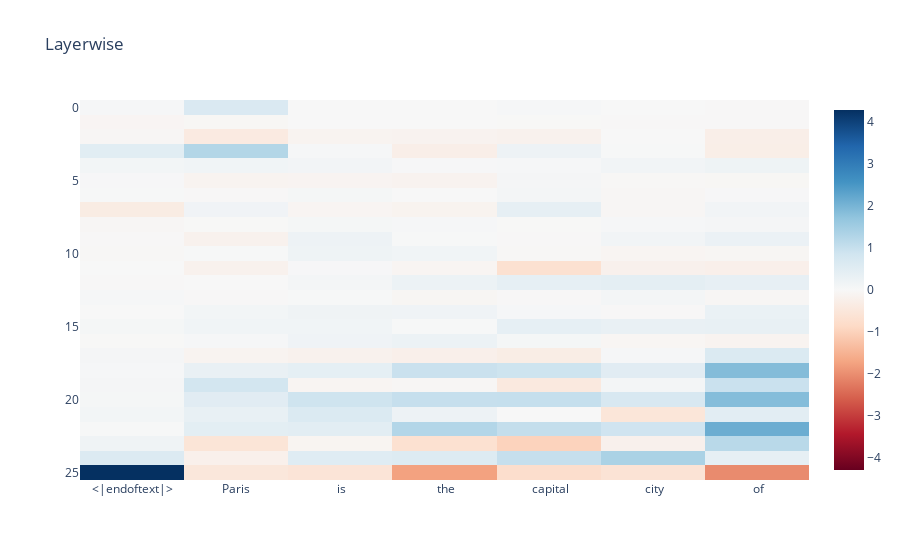
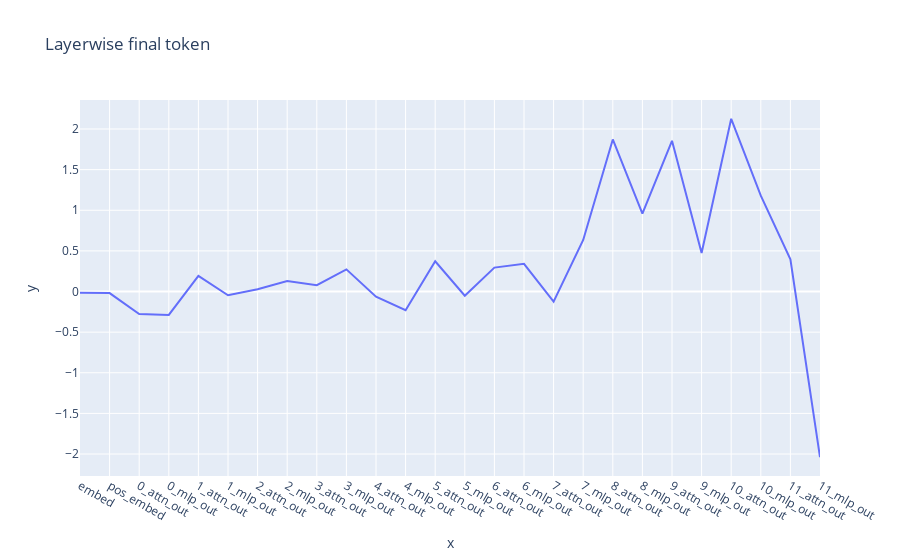

These figures' notebook cell, in order:
### Code cell
imshow(resid_components@token_direction, title="Layerwise", x = model.to_str_tokens(text))
line((resid_components@token_direction)[:,-1], title="Layerwise final token", x = labels)

### Figure 1 — Plotly figure (JSON) as saved in the notebook; plotly's stock layout.template omitted (floating-point values rounded to 4 significant figures; data arrays with more than 128 entries replaced by an {"elided": "..."} marker saying what was removed)
{"data": [{"coloraxis": "coloraxis", "hovertemplate": "x: %{x}<br>y: %{y}<br>color: %{z}<extra></extra>", "name": "0", "type": "heatmap", "x": ["<|endoftext|>", "Paris", " is", " the", " capital", " city", " of"], "xaxis": "x", "yaxis": "y", "z": {"elided": "26x7 float values"}}], "layout": {"coloraxis": {"cmid": 0, "colorscale": [[0, "rgb(103,0,31)"], [0.1, "rgb(178,24,43)"], [0.2, "rgb(214,96,77)"], [0.3, "rgb(244,165,130)"], [0.4, "rgb(253,219,199)"], [0.5, "rgb(247,247,247)"], [0.6, "rgb(209,229,240)"], [0.7, "rgb(146,197,222)"], [0.8, "rgb(67,147,195)"], [0.9, "rgb(33,102,172)"], [1, "rgb(5,48,97)"]]}, "title": {"text": "Layerwise"}, "xaxis": {"anchor": "y", "constrain": "domain", "domain": [0, 1], "scaleanchor": "y"}, "yaxis": {"anchor": "x", "autorange": "reversed", "constrain": "domain", "domain": [0, 1]}}}

### Figure 2 — Plotly figure (JSON) as saved in the notebook; plotly's stock layout.template omitted (floating-point values rounded to 4 significant figures)
{"data": [{"hovertemplate": "x=%{x}<br>y=%{y}<extra></extra>", "legendgroup": "", "line": {"color": "#636efa", "dash": "solid"}, "marker": {"symbol": "circle"}, "mode": "lines", "name": "", "orientation": "v", "showlegend": false, "type": "scatter", "x": ["embed", "pos_embed", "0_attn_out", "0_mlp_out", "1_attn_out", "1_mlp_out", "2_attn_out", "2_mlp_out", "3_attn_out", "3_mlp_out", "4_attn_out", "4_mlp_out", "5_attn_out", "5_mlp_out", "6_attn_out", "6_mlp_out", "7_attn_out", "7_mlp_out", "8_attn_out", "8_mlp_out", "9_attn_out", "9_mlp_out", "10_attn_out", "10_mlp_out", "11_attn_out", "11_mlp_out"], "xaxis": "x", "y": [-0.01625, -0.01937, -0.276, -0.2883, 0.1923, -0.04573, 0.02817, 0.1291, 0.07737, 0.2727, -0.06448, -0.2308, 0.372, -0.0512, 0.2945, 0.3402, -0.1238, 0.6345, 1.871, 0.9583, 1.854, 0.4733, 2.126, 1.18, 0.3953, -2.039], "yaxis": "y"}], "layout": {"legend": {"tracegroupgap": 0}, "title": {"text": "Layerwise final token"}, "xaxis": {"anchor": "y", "domain": [0, 1], "title": {"text": "x"}}, "yaxis": {"anchor": "x", "domain": [0, 1], "title": {"text": "y"}}}}
